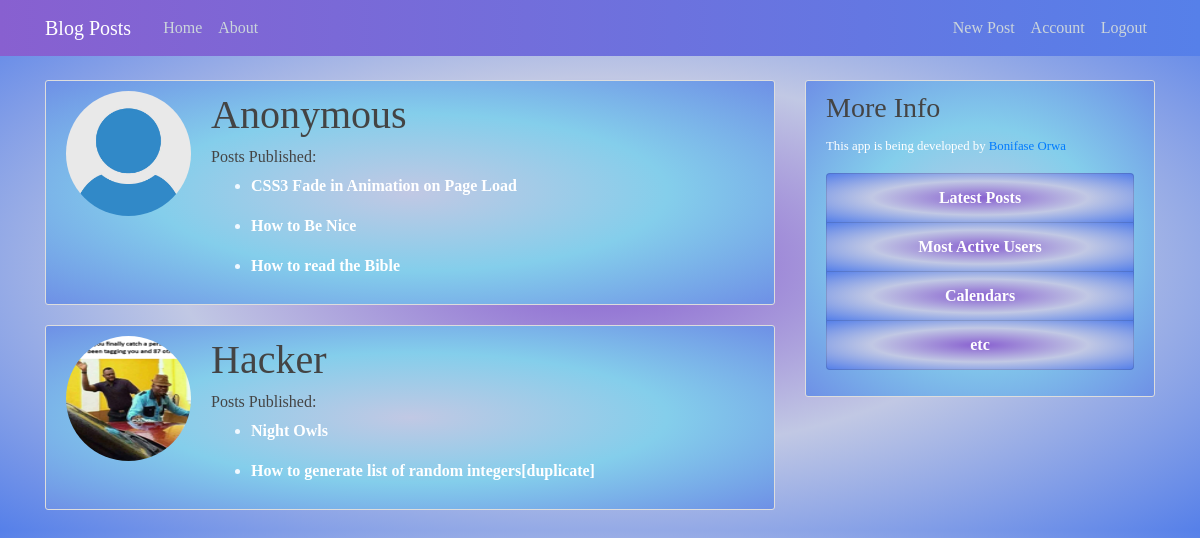
The page /active_users (signed in) on the database its author committed.
### blogpost/models/models.py (models this page shows, shortened)
class User(db.Model, UserMixin):
    id = db.Column(db.Integer, primary_key=True)
    username = db.Column(db.String(20), unique=True, nullable=False)
    email = db.Column(db.String(120), unique=True, nullable=False)
    image_file = db.Column(
        db.String(20), nullable=False, default='default.jpg')
    password = db.Column(db.String(60), nullable=False)
    posts = db.relationship('Post', backref='author', lazy=True)
    liked = db.relationship(
        'PostLike',
        foreign_keys='PostLike.user_id',
        backref='user', lazy='dynamic')

class Post(db.Model):
    id = db.Column(db.Integer, primary_key=True)
    title = db.Column(db.String(100), nullable=False)
    date_posted = db.Column(
        db.DateTime, nullable=False, default=datetime.utcnow)
    content = db.Column(db.Text, nullable=False)
    user_id = db.Column(db.Integer, db.ForeignKey('user.id'), nullable=False)
    likes = db.relationship('PostLike', backref='post', lazy='dynamic')

### blogpost/routes.py (the view)
@app.route("/active_users", methods=['GET'])
def active_users():
    users = User.query.all()
    users = [user for user in users if len(user.posts) >= 2]
    if users:
        return render_template('active_users.html', users=users)
    else:
        flash(
            f'There are no active users',
            'info')
        return redirect(url_for('home'))

### blogpost/models/models.py (called while the page is built)
@login_manager.user_loader
def load_user(user_id):
    return User.query.get(int(user_id))

### blogpost/templates/active_users.html
{% extends "layout.html" %}
{% block content %}
    {% for user in users %}
        <article class="media content-section">
            <div class="media">
                <img class="rounded-circle account-img"
                src="static/profile_pics/{{ user.image_file | default('image_file.jpg') }}" alt={{ user.username }}>
                <div class="media-body">
                <h6 class="account-heading">{{ user.username }}</h6>
                <h6>Posts Published:</h6>
                {% for post in user.posts %}
                <ul>
                    <li>
                        <a class="post-link" href="{{ url_for('post', post_id=post.id) }}"> {{ post.title }}</a>
                    </li>
                </ul>
                {% endfor %}
                </div>
        </article>
    {% endfor %}
{% endblock content %}

### blogpost/static/main.css (style rules this page uses)
body { background: radial-gradient(#8860d0, #c1c8e4, #5680e9); color: #333333; margin-top: 5rem; font-family: Monotype Corsiva; }
h1, h2, h3, h4, h5, h6 { color: #444444; }
.content-section { background: radial-gradient(#c1c8e4, #84ceeb, #6e90e6); color: aliceblue; padding: 10px 20px; border: 1px solid #dddddd; border-radius: 3px; margin-bottom: 20px; }
.account-img { height: 125px; width: 125px; margin-right: 20px; margin-bottom: 16px; }
.account-heading { font-size: 2.5rem; }
a.post-link, a.post-link:visited { font-size: 1em; font-weight: bold; text-decoration: none; color: white; }

### rows shown on the page
User: image_file (placeholder picture), username "Anonymous"
Post: title "CSS3 Fade in Animation on Page Load"
Post: title "How to Be Nice"
Post: title "How to read the Bible"
User: image_file (picture), username "Hacker"
Post: title "Night Owls"
Post: title "How to generate list of random integers[duplicate]"
